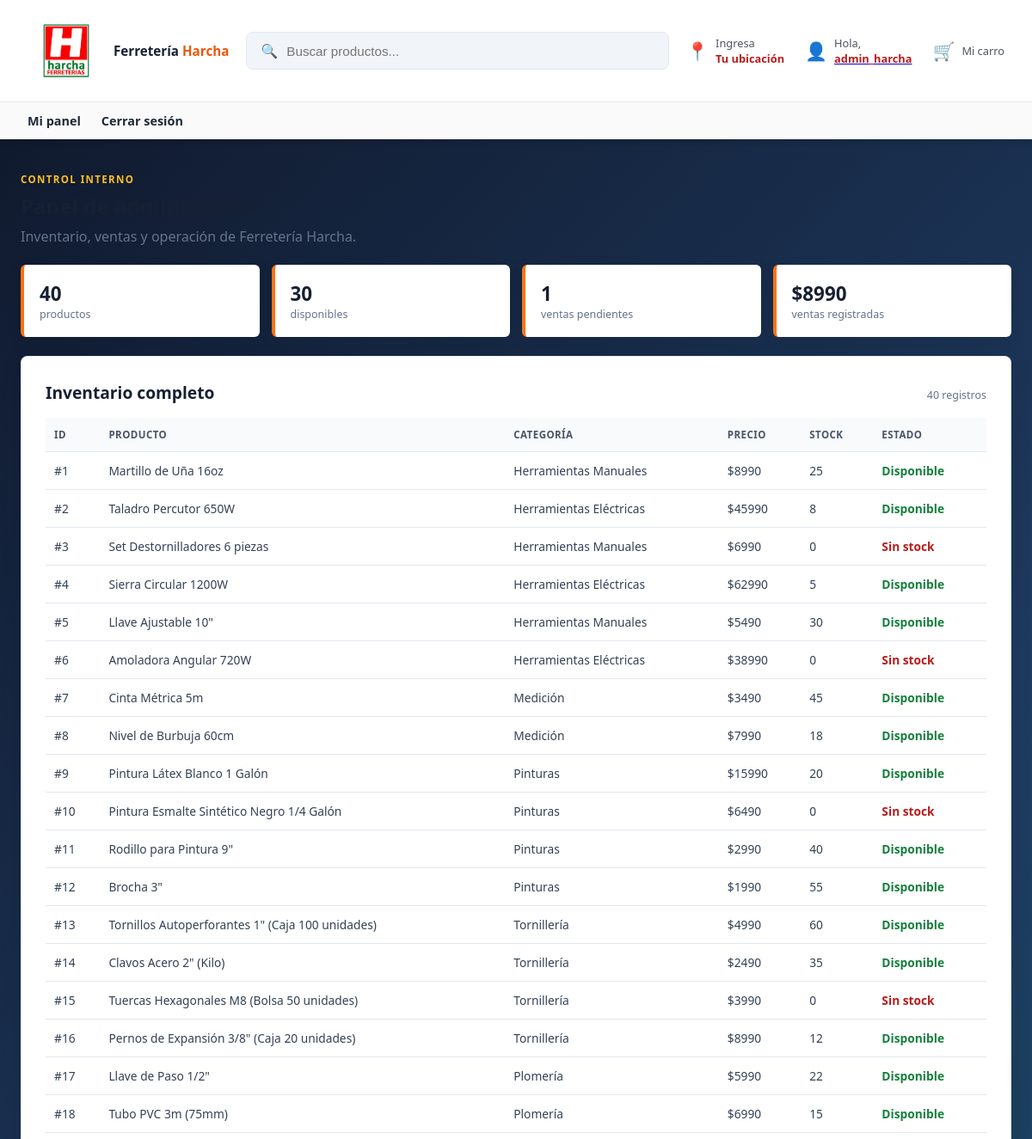
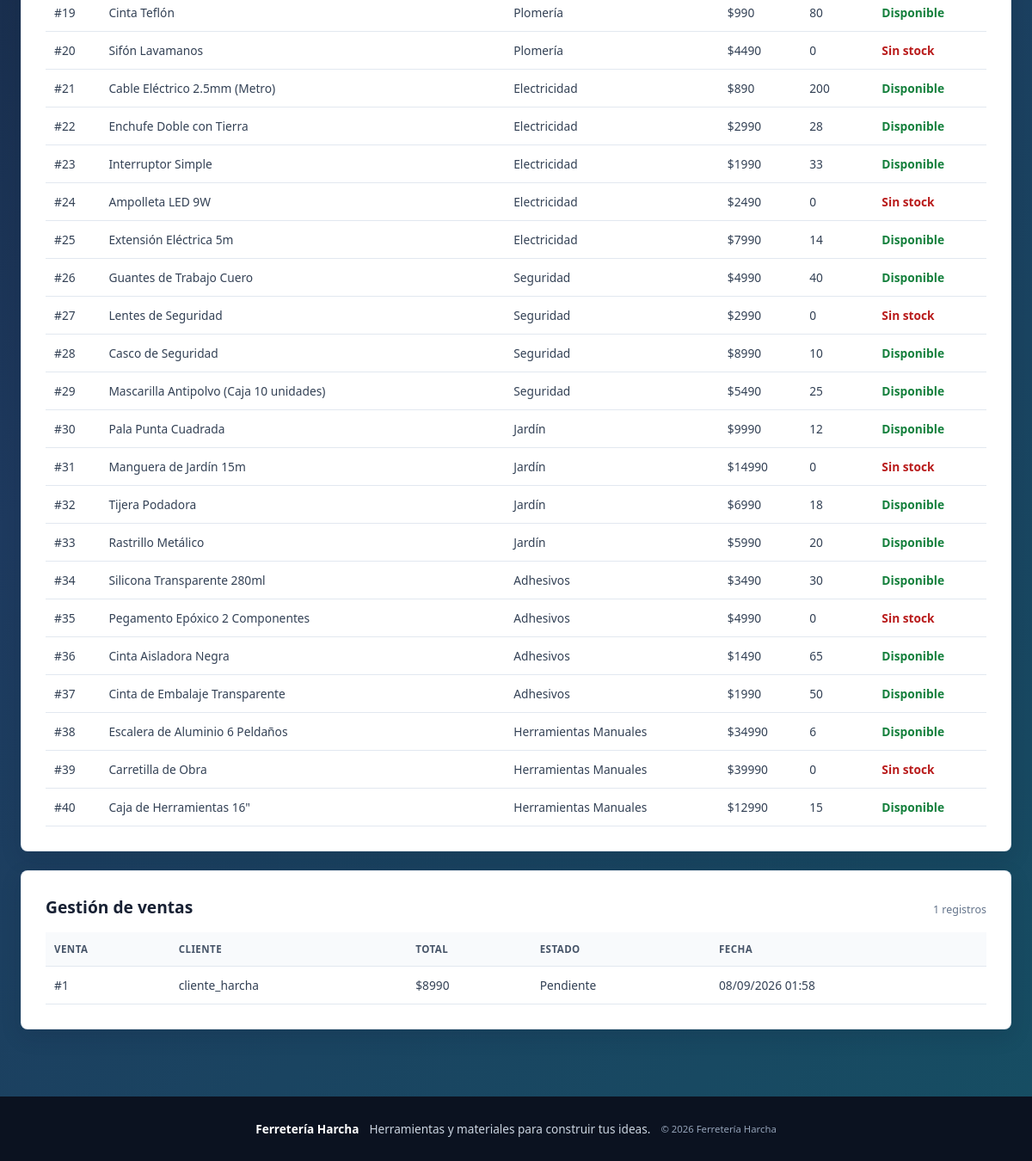
/panel/administrador/ (signed in), run on the app's committed database (2 pictures, top to bottom).
### catalogo/models.py (models this page shows, shortened)
class Venta(models.Model):
	ESTADOS = (
		('pendiente', 'Pendiente'),
		('pagada', 'Pagada'),
		('enviada', 'Enviada'),
		('completada', 'Completada'),
		('cancelada', 'Cancelada'),
	)
	cliente = models.ForeignKey(User, on_delete=models.CASCADE, related_name='ventas')
	detalle = models.JSONField(default=list)
	total = models.PositiveIntegerField(default=0)
	estado = models.CharField(max_length=20, choices=ESTADOS, default='pendiente')
	creada_en = models.DateTimeField(auto_now_add=True)
	class Meta:
		ordering = ['-creada_en']

### catalogo/views.py (the view)
# urls.py: path('panel/administrador/', views.panel_admin, name='panel_admin'),
@user_passes_test(lambda usuario: usuario.is_staff, login_url='login')
def panel_admin(request):
    productos = cargar_productos()
    ventas = Venta.objects.select_related('cliente').all()
    contexto = {
        'productos': productos,
        'ventas': ventas,
        'total_inventario': len(productos),
        'productos_disponibles': sum(1 for producto in productos if producto['stock'] > 0),
        'ventas_pendientes': ventas.filter(estado='pendiente').count(),
        'total_ventas': sum(venta.total for venta in ventas),
    }
    return render(request, 'catalogo/panel_admin.html', contexto)

### catalogo/views.py (called while the page is built)
def cargar_productos():
    ruta = os.path.join(settings.BASE_DIR, 'catalogo', 'data', 'productos.json')
    with open(ruta, encoding='utf-8') as archivo:
        return json.load(archivo)

### catalogo/templates/catalogo/panel_admin.html (shortened to what this page needs)
{% extends 'catalogo/base.html' %}
{% block contenido %}
<section class="panel-encabezado">
    <span class="eyebrow">Control interno</span>
    <h1>Panel de administrador</h1>
    <p>Inventario, ventas y operación de Ferretería Harcha.</p>
</section>
<div class="metricas-panel">
    <div><strong>{{ total_inventario }}</strong><span>productos</span></div>
    <div><strong>{{ productos_disponibles }}</strong><span>disponibles</span></div>
    <div><strong>{{ ventas_pendientes }}</strong><span>ventas pendientes</span></div>
    <div><strong>${{ total_ventas }}</strong><span>ventas registradas</span></div>
</div>
<section class="panel-seccion">
    <div class="seccion-titulo"><h2>Inventario completo</h2><span>{{ total_inventario }} registros</span></div>
    <div class="tabla-contenedor">
        <table class="tabla-panel">
            <thead><tr><th>ID</th><th>Producto</th><th>Categoría</th><th>Precio</th><th>Stock</th><th>Estado</th></tr></thead>
            <tbody>
                {% for producto in productos %}
                <tr>
                    <td>#{{ producto.id }}</td><td>{{ producto.nombre }}</td><td>{{ producto.categoria }}</td><td>${{ producto.precio }}</td><td>{{ producto.stock }}</td>
                    <td class="{% if producto.stock == 0 %}texto-agotado{% else %}texto-disponible{% endif %}">{% if producto.stock == 0 %}Sin stock{% else %}Disponible{% endif %}</td>
                </tr>
                {% endfor %}
            </tbody>
        </table>
    </div>
</section>
<section class="panel-seccion">
    <div class="seccion-titulo"><h2>Gestión de ventas</h2><span>{{ ventas|length }} registros</span></div>
    <div class="tabla-contenedor">
        <table class="tabla-panel">
            <thead><tr><th>Venta</th><th>Cliente</th><th>Total</th><th>Estado</th><th>Fecha</th></tr></thead>
            <tbody>
                {% for venta in ventas %}<tr><td>#{{ venta.id }}</td><td>{{ venta.cliente.username }}</td><td>${{ venta.total }}</td><td>{{ venta.get_estado_display }}</td><td>{{ venta.creada_en|date:'d/m/Y H:i' }}</td></tr>
                {% empty %}<tr><td colspan="5">Aún no hay ventas registradas.</td></tr>{% endfor %}
            </tbody>
        </table>
    </div>
</section>
{% endblock %}

### catalogo/templates/catalogo/base.html (shortened to what this page needs)
{% load static %}
<!DOCTYPE html>
<html lang="es">
<head>
    <link rel="stylesheet" href="{% static 'catalogo/css/style.css' %}">
</head>
<body>
    <header class="navbar">
        <div class="navbar-top">
            <a href="{% url 'home' %}" class="marca">
                <img src="{% static 'catalogo/img/logo.png' %}" alt="Logo Ferretería Harcha" class="logo">
                <span>Ferretería <strong>Harcha</strong></span>
            </a>
            <div class="barra-busqueda-top">
                <span class="icono-buscar">🔍</span>
                <input type="text" id="buscador" placeholder="Buscar productos...">
            </div>
            <div class="navbar-acciones">
                <div class="accion-item">
                    <span class="icono">📍</span>
                    <span class="texto-accion">
                        Ingresa<br><strong>Tu ubicación</strong>
                    </span>
                </div>
                <div class="accion-item">
                    <span class="icono">👤</span>
                    <span class="texto-accion">
                        {% if user.is_authenticated %}
                            Hola,<br><a href="{% if user.is_staff %}{% url 'panel_admin' %}{% else %}{% url 'panel_cliente' %}{% endif %}"><strong>{{ user.username }}</strong></a>
                        {% else %}
                            Hola,<br><a href="{% url 'login' %}"><strong>Inicia Sesión</strong></a>
                        {% endif %}
                    </span>
                </div>
                <a class="accion-item accion-carro" href="{% url 'carro' %}">
                    <span class="icono">🛒</span>
                    <span class="texto-accion">Mi carro</span>
                </a>
            </div>
        </div>
        <nav class="navbar-categorias">
            {% if user.is_authenticated %}
                <a class="subnav-item" href="{% if user.is_staff %}{% url 'panel_admin' %}{% else %}{% url 'panel_cliente' %}{% endif %}">Mi panel</a>
                <a class="subnav-item" href="{% url 'logout' %}">Cerrar sesión</a>
            {% else %}
                <a class="subnav-item" href="{% url 'registro' %}">Crear cuenta</a>
            {% endif %}
        </nav>
    </header>
    <main>
        {% block contenido %}
        {% endblock %}
    </main>
    <footer>
        <div class="footer-contenido">
            <strong>Ferretería Harcha</strong>
            <span>Herramientas y materiales para construir tus ideas.</span>
            <small>&copy; 2026 Ferretería Harcha</small>
        </div>
    </footer>
</body>
</html>

### catalogo/static/catalogo/css/style.css (style rules this page uses)
* { margin: 0; padding: 0; box-sizing: border-box; }
body { font-family: 'Segoe UI', Arial, sans-serif; background: linear-gradient(135deg, #0f172a 0%, #1e3a5f 50%, #164e63 100%); color: #1f2937; min-height: 100vh; }
.navbar { background: white; box-shadow: 0 2px 10px rgba(0,0,0,0.2); }
.navbar-top { display: flex; align-items: center; gap: 20px; padding: 14px 32px; max-width: 1300px; margin: 0 auto; }
.logo { height: 90px; width: auto; border-radius: 6px; flex-shrink: 0; }
.marca { display: flex; align-items: center; gap: 10px; color: #172033; font-size: 0.95rem; font-weight: 700; text-decoration: none; white-space: nowrap; }
.marca strong { color: #ea580c; }
.barra-busqueda-top { flex: 1; display: flex; align-items: center; background: #f1f5f9; border: 1px solid #e2e8f0; border-radius: 8px; padding: 10px 16px; gap: 10px; }
.barra-busqueda-top input { flex: 1; border: none; background: transparent; font-size: 0.95rem; outline: none; }
.navbar-acciones { display: flex; align-items: center; gap: 24px; flex-shrink: 0; }
.accion-item { display: flex; align-items: center; gap: 8px; cursor: pointer; font-size: 0.8rem; color: #4b5563; white-space: nowrap; text-decoration: none; }
.accion-item .icono { font-size: 1.3rem; }
.accion-item strong { color: #b91c1c; }
.navbar-categorias { display: flex; align-items: center; gap: 24px; padding: 12px 32px; background: #fafafa; border-top: 1px solid #e5e7eb; max-width: 1300px; margin: 0 auto; }
.subnav-item { font-size: 0.9rem; font-weight: 600; color: #1f2937; cursor: pointer; white-space: nowrap; }
.subnav-item[href] { text-decoration: none; }
.auth-panel, .panel-seccion { padding: 28px; border: 1px solid rgba(226, 232, 240, 0.8); border-radius: 8px; background: #ffffff; box-shadow: 0 8px 24px rgba(15, 23, 42, 0.14); }
.auth-panel h1, .panel-encabezado h1 { margin: 5px 0 8px; color: #172033; }
.auth-panel > p, .panel-encabezado p { color: #64748b; }
.panel-encabezado { margin-bottom: 22px; }
.metricas-panel { display: grid; grid-template-columns: repeat(4, 1fr); gap: 14px; margin-bottom: 22px; }
.metricas-panel > div { padding: 18px; border-left: 4px solid #f97316; border-radius: 6px; background: #ffffff; box-shadow: 0 5px 16px rgba(15, 23, 42, 0.12); }
.metricas-panel strong, .metricas-panel span { display: block; }
.metricas-panel strong { color: #172033; font-size: 1.4rem; }
.metricas-panel span, .seccion-titulo span { color: #64748b; font-size: 0.78rem; }
.panel-seccion { margin-bottom: 22px; }
.seccion-titulo { display: flex; align-items: baseline; justify-content: space-between; gap: 12px; margin-bottom: 16px; }
.seccion-titulo h2 { color: #172033; font-size: 1.2rem; }
.tabla-contenedor { overflow-x: auto; }
.tabla-panel { width: 100%; border-collapse: collapse; min-width: 620px; color: #334155; font-size: 0.86rem; }
.tabla-panel th, .tabla-panel td { padding: 12px 10px; border-bottom: 1px solid #e2e8f0; text-align: left; }
.tabla-panel th { background: #f8fafc; color: #475569; font-size: 0.72rem; letter-spacing: 0.04em; text-transform: uppercase; }
.texto-disponible { color: #15803d; font-weight: 700; }
.texto-agotado { color: #b91c1c; font-weight: 700; }
main { width: min(1300px, calc(100% - 48px)); margin: 0 auto; padding: 34px 0 56px; }
.eyebrow { color: #fbbf24; font-size: 0.72rem; font-weight: 800; letter-spacing: 0.12em; text-transform: uppercase; }
footer { padding: 28px 22px; background: #0b1220; color: #cbd5e1; font-size: 0.85rem; text-align: center; }
.footer-contenido { display: flex; align-items: center; justify-content: center; gap: 12px; flex-wrap: wrap; }
.footer-contenido strong { color: #ffffff; }
.footer-contenido small { color: #94a3b8; }

### data on the page
Venta: id "1", cliente.username "cliente_harcha", total "8990", estado "Pendiente", creada_en "08/09/2026 01:58"

### other printed values
{{ user.username }} "admin_harcha"
{{ total_inventario }} "40"
{{ productos_disponibles }} "30"
{{ ventas_pendientes }} "1"
{{ total_ventas }} "8990"
{{ producto.id }} "1" "2" "3" "4" "5" "6" "7" "8" "9" "10" "11" "12" "13" "14" "15" "16" "17" "18" "19" "20" "21" "22" "23" "24" "25" "26" "27" "28" "29" "30" "31" "32" "33" "34" "35" "36" "37" "38" "39" "40"
{{ producto.nombre }} "Martillo de Uña 16oz" "Taladro Percutor 650W" "Set Destornilladores 6 piezas" "Sierra Circular 1200W" "Llave Ajustable 10\"" "Amoladora Angular 720W" "Cinta Métrica 5m" "Nivel de Burbuja 60cm" "Pintura Látex Blanco 1 Galón" "Pintura Esmalte Sintético Negro 1/4 Galón" "Rodillo para Pintura 9\"" "Brocha 3\"" "Tornillos Autoperforantes 1\" (Caja 100 unidades)" "Clavos Acero 2\" (Kilo)" "Tuercas Hexagonales M8 (Bolsa 50 unidades)" "Pernos de Expansión 3/8\" (Caja 20 unidades)" "Llave de Paso 1/2\"" "Tubo PVC 3m (75mm)" "Cinta Teflón" "Sifón Lavamanos" "Cable Eléctrico 2.5mm (Metro)" "Enchufe Doble con Tierra" "Interruptor Simple" "Ampolleta LED 9W" "Extensión Eléctrica 5m" "Guantes de Trabajo Cuero" "Lentes de Seguridad" "Casco de Seguridad" "Mascarilla Antipolvo (Caja 10 unidades)" "Pala Punta Cuadrada" "Manguera de Jardín 15m" "Tijera Podadora" "Rastrillo Metálico" "Silicona Transparente 280ml" "Pegamento Epóxico 2 Componentes" "Cinta Aisladora Negra" "Cinta de Embalaje Transparente" "Escalera de Aluminio 6 Peldaños" "Carretilla de Obra" "Caja de Herramientas 16\""
{{ producto.categoria }} "Herramientas Manuales" "Herramientas Eléctricas" "Herramientas Manuales" "Herramientas Eléctricas" "Herramientas Manuales" "Herramientas Eléctricas" "Medición" "Medición" "Pinturas" "Pinturas" "Pinturas" "Pinturas" "Tornillería" "Tornillería" "Tornillería" "Tornillería" "Plomería" "Plomería" "Plomería" "Plomería" "Electricidad" "Electricidad" "Electricidad" "Electricidad" "Electricidad" "Seguridad" "Seguridad" "Seguridad" "Seguridad" "Jardín" "Jardín" "Jardín" "Jardín" "Adhesivos" "Adhesivos" "Adhesivos" "Adhesivos" "Herramientas Manuales" "Herramientas Manuales" "Herramientas Manuales"
{{ producto.precio }} "8990" "45990" "6990" "62990" "5490" "38990" "3490" "7990" "15990" "6490" "2990" "1990" "4990" "2490" "3990" "8990" "5990" "6990" "990" "4490" "890" "2990" "1990" "2490" "7990" "4990" "2990" "8990" "5490" "9990" "14990" "6990" "5990" "3490" "4990" "1490" "1990" "34990" "39990" "12990"
{{ producto.stock }} "25" "8" "0" "5" "30" "0" "45" "18" "20" "0" "40" "55" "60" "35" "0" "12" "22" "15" "80" "0" "200" "28" "33" "0" "14" "40" "0" "10" "25" "12" "0" "18" "20" "30" "0" "65" "50" "6" "0" "15"
{{ ventas|length }} "1"
